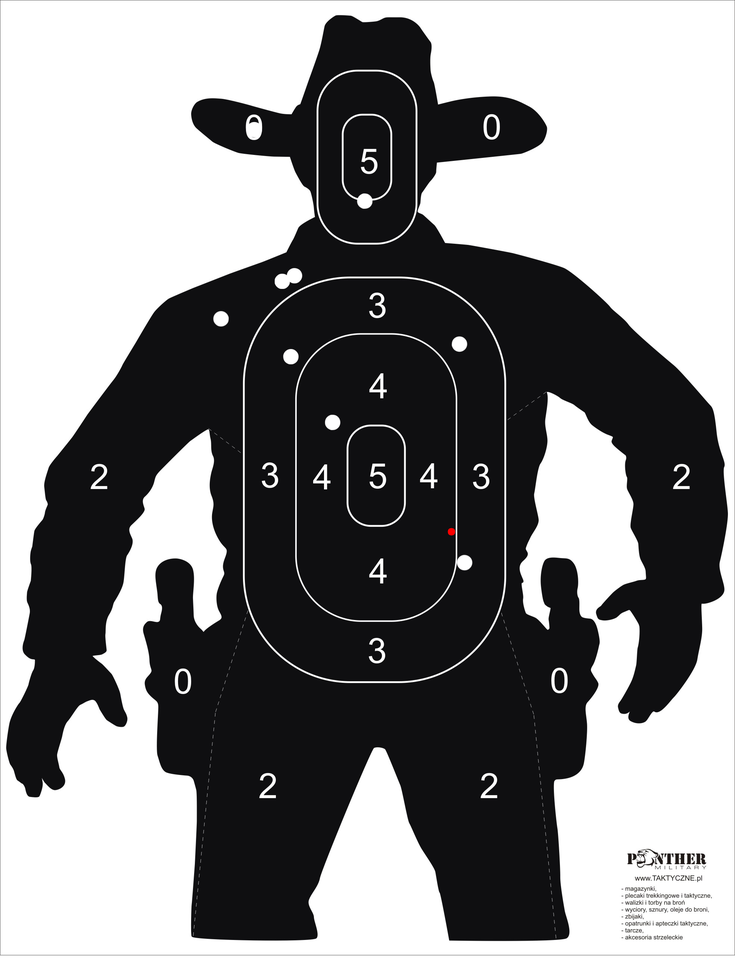
#> input picture debug_hits.png, 735 x 959 px, shrunk from 1969 x 2569 before the run
$ python -i image_analysis.py   (imports and definitions only)
#> lines starting #> are read from the running program, lines starting #| are printed output that depends on the picture; after the words box and inside, x2 and y2 are one past the last pixel; in counts of white or black regions, pixels touching at a corner belong together
import cv2
import numpy as np
import pytesseract


def detect_numbers(image):
    """
    Wykrywa cyfry na tarczy i tworzy rozszerzoną maskę do ignorowania tych obszarów.

    Args:
        image: Obraz wejściowy (numpy array)

    Returns:
        mask: Obraz binarny z maską cyfr
    """
    gray = cv2.cvtColor(image, cv2.COLOR_BGR2GRAY)

    # Adaptacyjna binaryzacja dla lepszego wykrywania cyfr
    adaptive_thresh = cv2.adaptiveThreshold(
        gray, 255, cv2.ADAPTIVE_THRESH_GAUSSIAN_C, cv2.THRESH_BINARY_INV, 51, 10
    )

    # Wykrycie cyfr za pomocą Tesseract OCR
    mask = np.zeros_like(gray, dtype=np.uint8)
    boxes = pytesseract.image_to_boxes(gray, config="--psm 6 digits")

    h, w = gray.shape
    for b in boxes.splitlines():
        b = b.split()
        x, y, x2, y2 = int(b[1]), h - int(b[2]), int(b[3]), h - int(b[4])
        cv2.rectangle(mask, (x, y), (x2, y2), 255, -1)

    # Powiększenie maski
    kernel = np.ones((15, 15), np.uint8)
    mask = cv2.dilate(mask, kernel, iterations=2)

    print("[INFO] Maska cyfr utworzona.")
    return mask


# [51 lines left out: function filter_hits_by_shape_and_texture, not called in this run]


def detect_hits_with_text_filter(image_path):
    """
    Wykrywa przestrzeliny na obrazie, eliminując błędne wykrycia na cyfrach.

    Args:
        image_path (str): Ścieżka do obrazu

    Returns:
        list: Lista krotek (x, y, r) dla wykrytych trafień
    """
#> called with image_path = '../debug_hits.png'
    image = cv2.imread(image_path, cv2.IMREAD_COLOR)
#> image is the input picture: shape (959, 735, 3); mean B, G, R 136.5, 135.5, 135.6
    if image is None:
        raise ValueError(f"Nie można wczytać obrazu: {image_path}")

    gray = cv2.cvtColor(image, cv2.COLOR_BGR2GRAY)
    gray_blurred = cv2.GaussianBlur(gray, (5, 5), 0)

    print("[INFO] Rozpoczynam wykrywanie cyfr...")
    text_mask = detect_numbers(image)
#> in detect_numbers, `adaptive_thresh = cv2.adaptiveThreshold( gray, 255, cv2.ADAPTIVE_THRES..`:
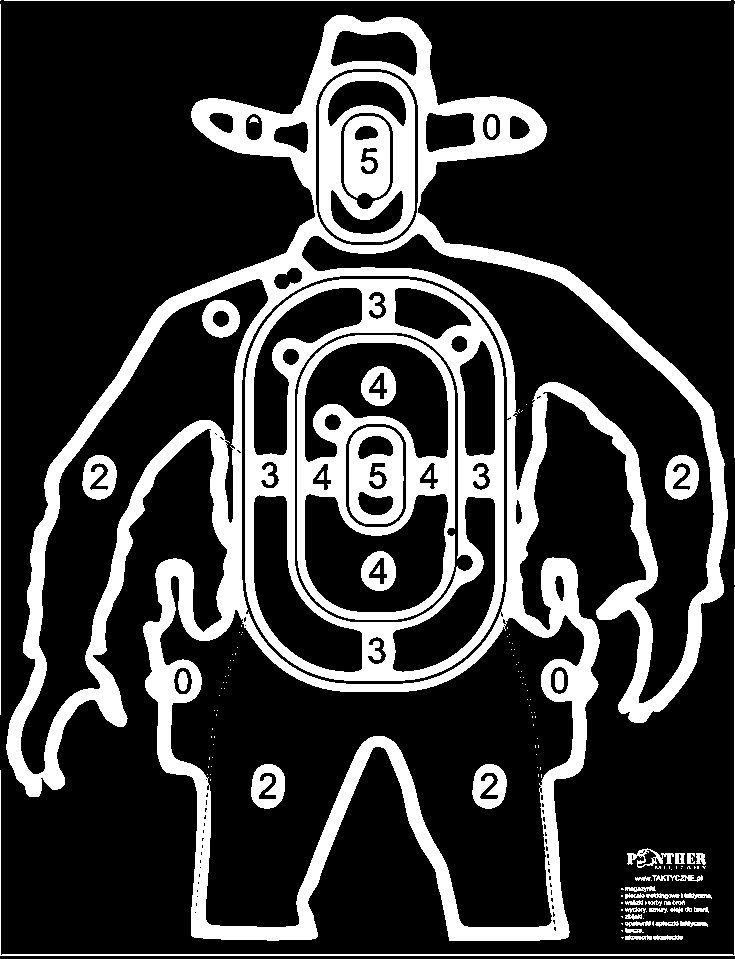
#> adaptive_thresh: shape (959, 735); 21.7% white; 147 white regions (95 under 20 px), largest, box (x1, y1, x2, y2) and area: (6, 15, 728, 941) 90667, (245, 279, 504, 681) 22852, (297, 335, 455, 620) 11534

    print("[INFO] Rozpoczynam wykrywanie przestrzelin...")
    detected_circles = cv2.HoughCircles(
        gray_blurred,
        cv2.HOUGH_GRADIENT,
        dp=1.0,
        minDist=15,
        param1=50,
        param2=25,
        minRadius=5,
        maxRadius=50
    )

    circles = []
    if detected_circles is not None:
        detected_circles = np.uint16(np.around(detected_circles))
        for x, y, r in detected_circles[0, :]:
            circles.append((x, y, r))

    print(f"[INFO] Wykryto {len(circles)} trafień przed filtracją.")

    filtered_circles = filter_hits_by_shape_and_texture(image, circles, text_mask)

    print(f"[INFO] Wykryte końcowe trafienia: {len(filtered_circles)}")

    return filtered_circles

#> (the run stopped early here; a loop or call above may not have finished)
